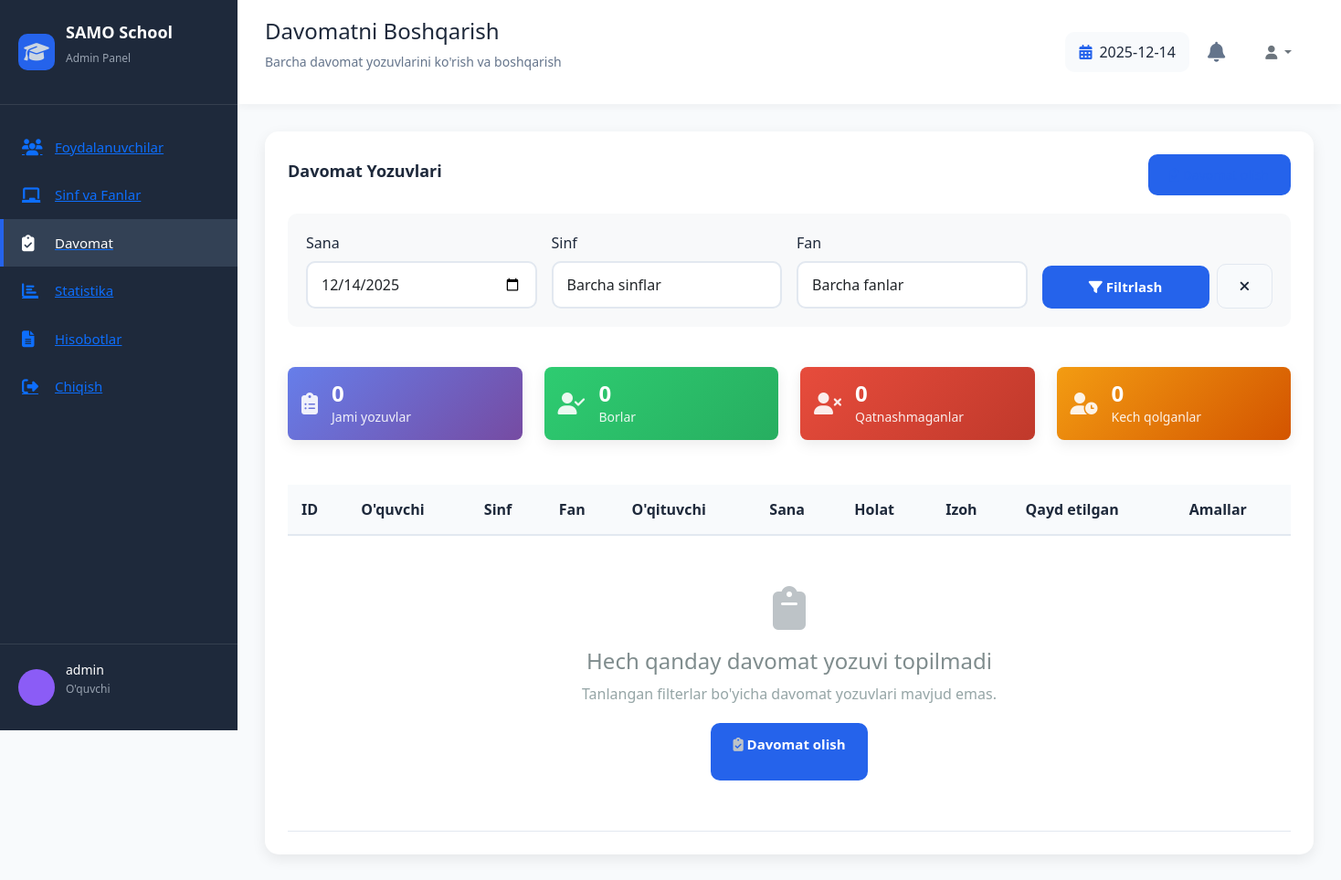
Page /attendance/ (signed in) on the earlier database version.
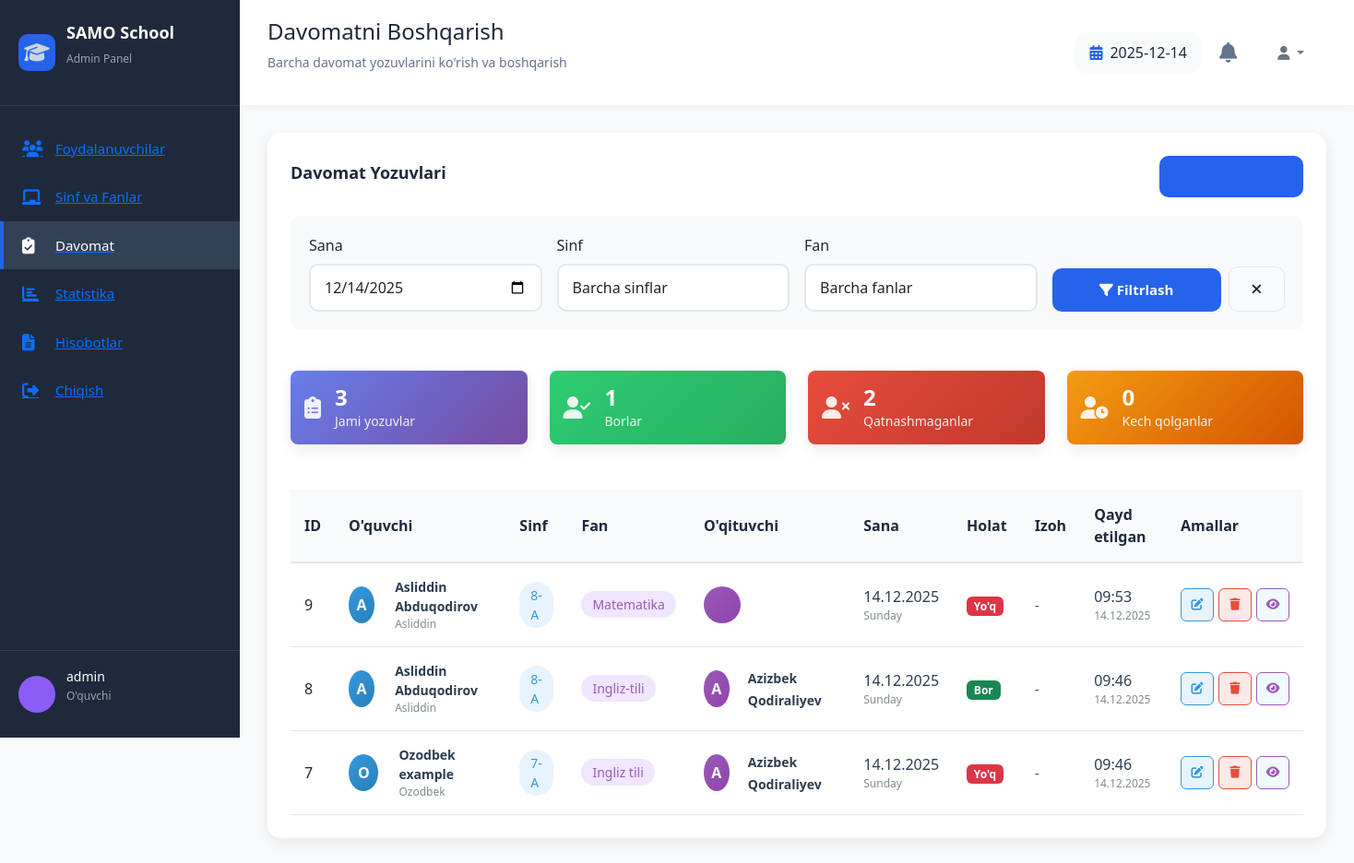
Same page on the later database version.
### attendance/models.py (models this page shows, shortened)
class Attendance(models.Model):
    STATUS_CHOICES = [
        ('present', 'Present'),
        ('absent', 'Absent'),
        ('late', 'Late'),
        ('excused', 'Excused'),
    ]
    student = models.ForeignKey(User, on_delete=models.CASCADE, related_name='attendances')
    teacher = models.ForeignKey(User, on_delete=models.CASCADE, related_name='taken_attendances')
    subject = models.ForeignKey(Subject, on_delete=models.CASCADE)
    class_obj = models.ForeignKey(Class, on_delete=models.CASCADE)
    date = models.DateField()
    status = models.CharField(max_length=10, choices=STATUS_CHOICES, default='present')
    notes = models.TextField(blank=True, null=True)
    created_at = models.DateTimeField(auto_now_add=True)
    updated_at = models.DateTimeField(auto_now=True)
    class Meta:
        ordering = ['-date', '-created_at']

class Class(models.Model):
    name = models.CharField(max_length=50)
    teacher = models.ForeignKey(User, on_delete=models.SET_NULL, null=True,
                                related_name='teacher_classes')
    room = models.CharField(max_length=20, blank=True, null=True)
    schedule = models.CharField(max_length=100, blank=True, null=True)
    created_at = models.DateTimeField(auto_now_add=True)

class Subject(models.Model):
    name = models.CharField(max_length=100)
    teacher = models.ForeignKey(User, on_delete=models.SET_NULL, null=True,
                                related_name='teacher_subjects')
    classes = models.ManyToManyField(Class, related_name='subjects')
    lessons_per_week = models.IntegerField(default=1)
    schedule = models.CharField(max_length=100, blank=True, null=True)
    created_at = models.DateTimeField(auto_now_add=True)

### attendance/views.py (the view)
# urls.py: path('attendance/', views.manage_attendance, name='manage_attendance'),
@login_required
def manage_attendance(request):
    if not user_is_admin(request.user):
        messages.error(request, "Sizda admin huquqlari yo'q!")
        return redirect('login')
    today = timezone.now().date()
    date_filter = request.GET.get('date', str(today))
    class_filter = request.GET.get('class', '')
    subject_filter = request.GET.get('subject', '')
    try:
        filter_date = datetime.strptime(date_filter, '%Y-%m-%d').date()
    except:
        filter_date = today
    attendance_records = Attendance.objects.filter(date=filter_date).select_related(
        'student', 'subject', 'class_obj', 'teacher'
    )
    if class_filter:
        attendance_records = attendance_records.filter(class_obj__name=class_filter)
    if subject_filter:
        attendance_records = attendance_records.filter(subject__name=subject_filter)
    present_count = attendance_records.filter(status='present').count()
    absent_count = attendance_records.filter(status='absent').count()
    late_count = attendance_records.filter(status='late').count()
    excused_count = attendance_records.filter(status='excused').count()
    classes = Class.objects.all()
    subjects = Subject.objects.all()
    context = {
        'attendance_records': attendance_records,
        'classes': classes,
        'subjects': subjects,
        'filter_date': filter_date,
        'class_filter': class_filter,
        'subject_filter': subject_filter,
        'present_count': present_count,
        'absent_count': absent_count,
        'late_count': late_count,
        'excused_count': excused_count,
    }
    return render(request, 'attendance/manage_attendance.html', context)

### attendance/views.py (called while the page is built)
def user_is_admin(user):
    if user.is_superuser:
        return True
    if hasattr(user, 'profile'):
        return user.profile.role == 'admin'
    return False

### attendance/templates/attendance/manage_attendance.html (shortened to what the changed rows need)
{% extends 'attendance/base_admin.html' %}
{% block page_title %}Davomatni Boshqarish{% endblock %}
{% block content %}
<div class="dashboard-card">
    <div class="card-body">
        <div class="row mb-4">
            <div class="col-md-3">
                <div class="stat-card bg-primary">
                    <div>
                        <h4>{{ attendance_records.count }}</h4>
                        <p>Jami yozuvlar</p>
                    </div>
                </div>
            </div>
            <div class="col-md-3">
                <div class="stat-card bg-success">
                    <div>
                        <h4>{{ present_count|default:0 }}</h4>
                        <p>Borlar</p>
                    </div>
                </div>
            </div>
            <div class="col-md-3">
                <div class="stat-card bg-danger">
                    <div>
                        <h4>{{ absent_count|default:0 }}</h4>
                        <p>Qatnashmaganlar</p>
                    </div>
                </div>
            </div>
        </div>
        <div class="table-responsive">
            <table class="data-table">
                <thead>
                    <tr>
                        <th>ID</th>
                        <th>O'quvchi</th>
                        <th>Sinf</th>
                        <th>Fan</th>
                        <th>O'qituvchi</th>
                        <th>Sana</th>
                        <th>Holat</th>
                        <th>Izoh</th>
                        <th>Qayd etilgan</th>
                        <th>Amallar</th>
                    </tr>
                </thead>
                <tbody>
                    {% for record in attendance_records %}
                    <tr>
                        <td>{{ record.id }}</td>
                        <td>
                            <div class="user-cell">
                                <div class="user-avatar student">
                                    {{ record.student.first_name|first|upper }}
                                </div>
                                <div class="user-info">
                                    <strong>{{ record.student.get_full_name }}</strong>
                                    <small>{{ record.student.username }}</small>
                                </div>
                            </div>
                        </td>
                        <td>
                            <span class="class-badge">{{ record.class_obj.name }}</span>
                        </td>
                        <td>
                            <span class="subject-badge">{{ record.subject.name }}</span>
                        </td>
                        <td>
                            {% if record.teacher %}
                            <div class="teacher-cell">
                                <div class="user-avatar teacher">
                                    {{ record.teacher.first_name|first|upper }}
                                </div>
                                <div class="teacher-info">
                                    <strong>{{ record.teacher.get_full_name }}</strong>
                                </div>
                            </div>
                            {% else %}
                            <span class="text-muted">Tayinlanmagan</span>
                            {% endif %}
                        </td>
                        <td>
                            <div class="date-info">
                                <div>{{ record.date|date:"d.m.Y" }}</div>
                                <small>{{ record.date|date:"l" }}</small>
                            </div>
                        </td>
                        <td>
                            {% if record.status == 'present' %}
                            <span class="badge bg-success">Bor</span>
                            {% elif record.status == 'absent' %}
                            <span class="badge bg-danger">Yo'q</span>
                            {% elif record.status == 'late' %}
                            <span class="badge bg-warning">Kechikdi</span>
                            {% elif record.status == 'excused' %}
                            <span class="badge bg-info">Sababli</span>
                            {% endif %}
                        </td>
                        <td>
                            {% if record.notes %}
                            <span class="notes-text" data-bs-toggle="tooltip" title="{{ record.notes }}">
                                {{ record.notes|truncatechars:30 }}
                            </span>
                            {% else %}
                            <span class="text-muted">-</span>
                            {% endif %}
                        </td>
                        <td>
                            <div class="date-info">
                                <div>{{ record.created_at|date:"H:i" }}</div>
                                <small>{{ record.created_at|date:"d.m.Y" }}</small>
                            </div>
                        </td>
                        <td>
                            <div class="action-buttons">
                                <a href="{% url 'edit_attendance' record.id %}" class="action-btn-small edit-btn">
                                    <i class="fas fa-edit"></i>
                                </a>
                                <a href="{% url 'delete_attendance' record.id %}" class="action-btn-small delete-btn"
                                   onclick="return confirm('Bu davomat yozuvini oʻchirishni tasdiqlaysizmi?')">
                                    <i class="fas fa-trash"></i>
                                </a>
                                <button class="action-btn-small view-btn" onclick="viewAttendanceDetails({{ record.id }})">
                                    <i class="fas fa-eye"></i>
                                </button>
                            </div>
                        </td>
                    </tr>
                    {% empty %}
                    <tr>
                        <td colspan="10" class="text-center">
                            <div class="empty-state">
                                <i class="fas fa-clipboard fa-3x"></i>
                                <h4>Hech qanday davomat yozuvi topilmadi</h4>
                                <p>Tanlangan filterlar bo'yicha davomat yozuvlari mavjud emas.</p>
                                <a href="{% url 'take_attendance' %}" class="btn btn-primary">
                                    <i class="fas fa-clipboard-check"></i> Davomat olish
                                </a>
                            </div>
                        </td>
                    </tr>
                    {% endfor %}
                </tbody>
            </table>
        </div>
    </div>
</div>
{% endblock %}

Differences in the rows shown:
added Attendance: id "9", student.first_name|first "A", student.get_full_name "Asliddin Abduqodirov", student.username "Asliddin", class_obj.name "8-A", subject.name "Matematika", date "14.12.2025", date "Sunday", status "Yo'q", created_at "09:53", created_at "14.12.2025"
added Attendance: id "8", student.first_name|first "A", student.get_full_name "Asliddin Abduqodirov", student.username "Asliddin", class_obj.name "8-A", subject.name "Ingliz-tili", teacher.first_name|first "A", teacher.get_full_name "Azizbek Qodiraliyev", date "14.12.2025", date "Sunday", status "Bor", created_at "09:46", created_at "14.12.2025"
added Attendance: id "7", student.first_name|first "O", student.get_full_name "Ozodbek example", student.username "Ozodbek", class_obj.name "7-A", subject.name "Ingliz tili", teacher.first_name|first "A", teacher.get_full_name "Azizbek Qodiraliyev", date "14.12.2025", date "Sunday", status "Yo'q", created_at "09:46", created_at "14.12.2025"
Other differences:
{{ attendance_records.count }}: "0" → "3"
{{ present_count|default:0 }}: "0" → "1"
{{ absent_count|default:0 }}: "0" → "2"
text no longer shown: "Hech qanday davomat yozuvi topilmadi Tanlangan filterlar bo'yicha davomat yozuvlari mavjud emas. Davomat olish"
